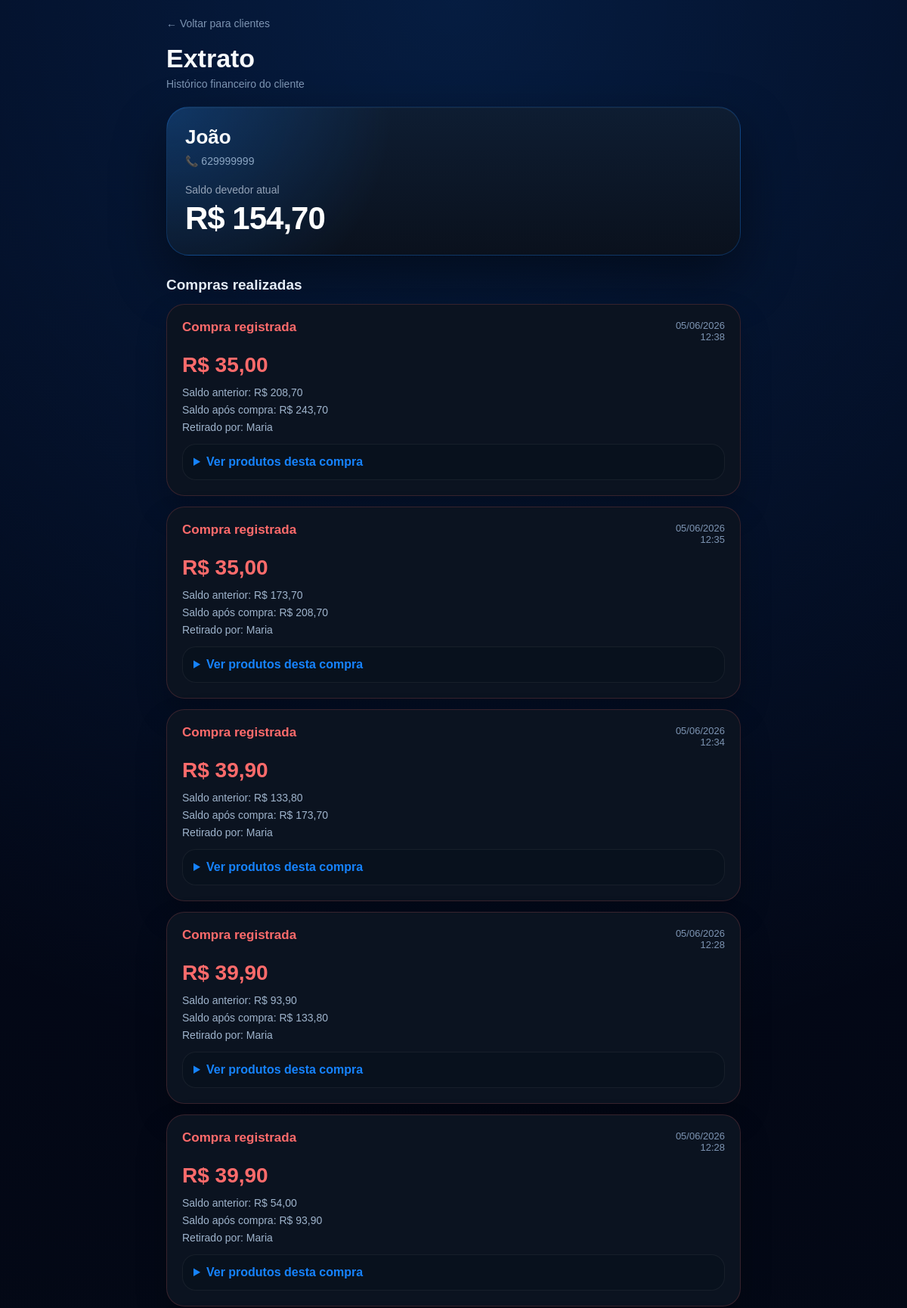
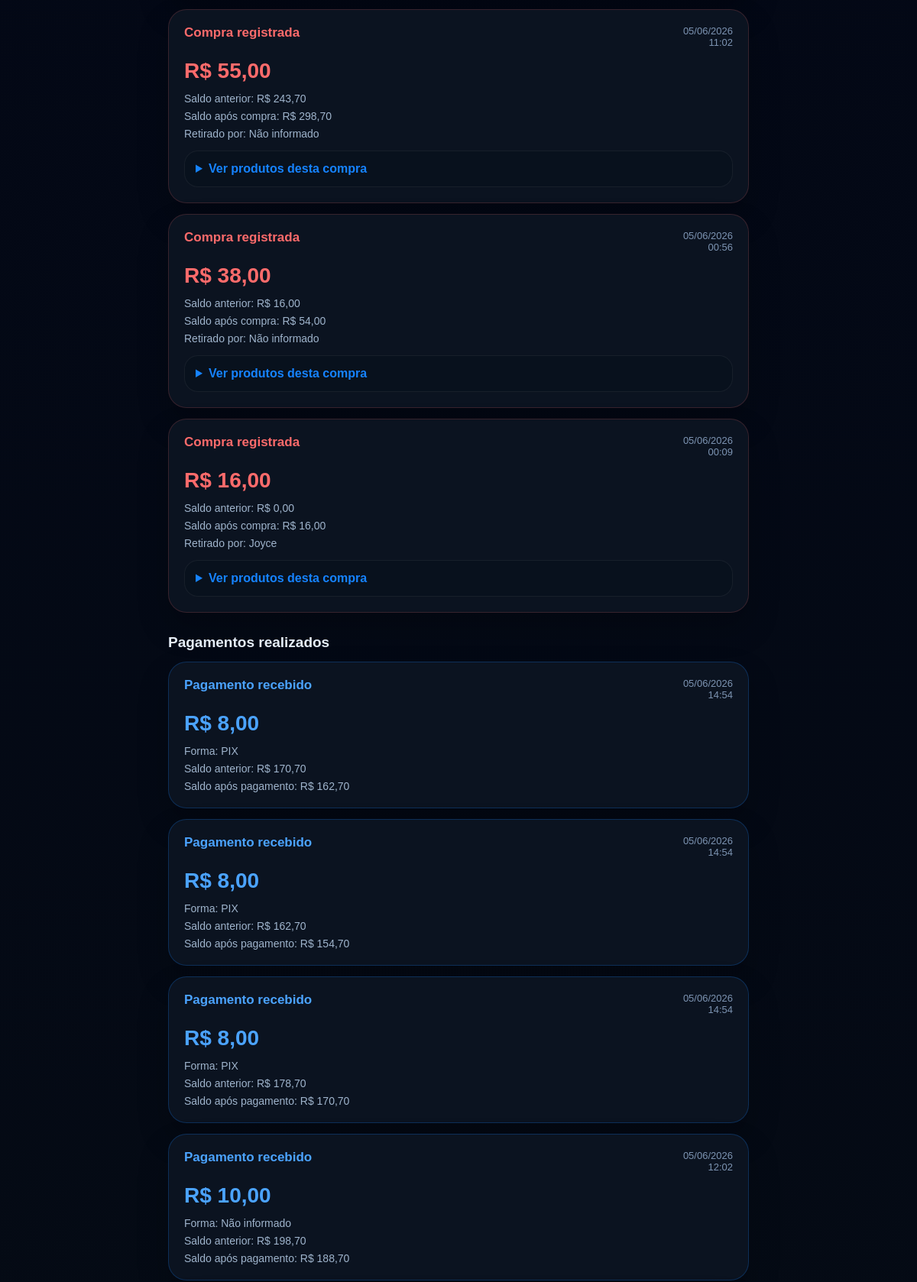
Screenshot of /clientes/1 (upper part) with the database file from the repository (2 pictures, top to bottom).
### tables this page shows
CREATE TABLE clientes (
    id INTEGER PRIMARY KEY AUTOINCREMENT,
    nome TEXT NOT NULL,
    telefone TEXT,
    saldo_fiado REAL DEFAULT 0,
    data_cadastro TEXT
);

CREATE TABLE fiados (
    id INTEGER PRIMARY KEY AUTOINCREMENT,
    venda_id INTEGER,
    cliente_id INTEGER,
    cliente_nome TEXT,
    telefone TEXT,
    retirado_por TEXT,
    valor_compra REAL,
    saldo_anterior REAL,
    saldo_atual REAL,
    data_hora TEXT,
    status TEXT DEFAULT 'ABERTO',
    FOREIGN KEY (venda_id) REFERENCES vendas(id),
    FOREIGN KEY (cliente_id) REFERENCES clientes(id)
);

CREATE TABLE pagamentos_fiado (
    id INTEGER PRIMARY KEY AUTOINCREMENT,
    cliente_id INTEGER NOT NULL,
    valor_pago REAL NOT NULL,
    saldo_anterior REAL NOT NULL,
    saldo_atual REAL NOT NULL,
    data_hora TEXT NOT NULL
, forma_pagamento TEXT);

### backend/app.py (the view)
@app.get("/clientes/{cliente_id}")
def extrato_cliente(request: Request, cliente_id: int):
    conexao = sqlite3.connect(BANCO)
    cursor = conexao.cursor()
    cursor.execute("""
        SELECT id, nome, telefone, saldo_fiado
        FROM clientes
        WHERE id = ?
    """, (cliente_id,))
    cliente = cursor.fetchone()
    cursor.execute("""
        SELECT id, venda_id, data_hora, valor_compra, saldo_anterior, saldo_atual, retirado_por
        FROM fiados
        WHERE cliente_id = ?
        ORDER BY data_hora DESC
    """, (cliente_id,))
    compras = cursor.fetchall()
    compras_com_itens = []
    for compra in compras:
        venda_id = compra[1]
        cursor.execute("""
            SELECT descricao, quantidade, preco_unitario, subtotal
            FROM itens_venda
            WHERE venda_id = ?
        """, (venda_id,))
        itens = cursor.fetchall()
        compras_com_itens.append({
            "compra": compra,
            "itens": itens
        })
    cursor.execute("""
        SELECT data_hora, valor_pago, saldo_anterior, saldo_atual, forma_pagamento
        FROM pagamentos_fiado
        WHERE cliente_id = ?
        ORDER BY data_hora DESC
    """, (cliente_id,))
    pagamentos = cursor.fetchall()
    conexao.close()
    return templates.TemplateResponse(
        request,
        "extrato_cliente.html",
        {
            "cliente": cliente,
            "compras": compras_com_itens,
            "pagamentos": pagamentos
        }
    )

### backend/templates/extrato_cliente.html (shortened to what this page needs)
<!DOCTYPE html>
<html lang="pt-BR">
<head>
</head>
<body>
<div class="container">
    <div class="header">
        <a class="voltar-topo" href="/clientes">
            ← Voltar para clientes
        </a>
        <h1>Extrato</h1>
        <div class="subtitulo">
            Histórico financeiro do cliente
        </div>
    </div>
    <div class="cliente-card">
        <div class="nome">
            {{ cliente[1] }}
        </div>
        <div class="telefone">
            📞 {{ cliente[2] or "Telefone não informado" }}
        </div>
        <div class="saldo-label">
            Saldo devedor atual
        </div>
        <div class="saldo">
            R$ {{ "%.2f"|format(cliente[3] or 0)|replace(".", ",") }}
        </div>
    </div>
    <div class="section-title">
        Compras realizadas
    </div>
    {% if compras %}
        {% for registro in compras %}
            {% set compra = registro.compra %}
            <div class="movimento compra">
                <div class="movimento-topo">
                    <div>
                        <div class="tipo compra">
                            Compra registrada
                        </div>
                    </div>
                    <div class="data">
                        {{ compra[2][8:10] }}/{{ compra[2][5:7] }}/{{ compra[2][0:4] }}
                        <br>
                        {{ compra[2][11:16] }}
                    </div>
                </div>
                <div class="valor compra">
                    R$ {{ "%.2f"|format(compra[3] or 0)|replace(".", ",") }}
                </div>
                <div class="linha">
                    Saldo anterior: R$ {{ "%.2f"|format(compra[4] or 0)|replace(".", ",") }}
                </div>
                <div class="linha">
                    Saldo após compra: R$ {{ "%.2f"|format(compra[5] or 0)|replace(".", ",") }}
                </div>
                <div class="linha">
                    Retirado por: {{ compra[6] or "Não informado" }}
                </div>
                <details>
                    <summary>Ver produtos desta compra</summary>
                </details>
            </div>
        {% endfor %}
    {% else %}
        <div class="empty">
            Nenhuma compra registrada.
        </div>
    {% endif %}
    <div class="section-title">
        Pagamentos realizados
    </div>
    {% if pagamentos %}
        {% for pagamento in pagamentos %}
            <div class="movimento pagamento">
                <div class="movimento-topo">
                    <div>
                        <div class="tipo pagamento">
                            Pagamento recebido
                        </div>
                    </div>
                    <div class="data">
                        {{ pagamento[0][8:10] }}/{{ pagamento[0][5:7] }}/{{ pagamento[0][0:4] }}
                        <br>
                        {{ pagamento[0][11:16] }}
                    </div>
                </div>
                <div class="valor pagamento">
                    R$ {{ "%.2f"|format(pagamento[1] or 0)|replace(".", ",") }}
                </div>
                <div class="linha">
                    Forma: {{ pagamento[4] or "Não informado" }}
                </div>
                <div class="linha">
                    Saldo anterior: R$ {{ "%.2f"|format(pagamento[2] or 0)|replace(".", ",") }}
                </div>
                <div class="linha">
                    Saldo após pagamento: R$ {{ "%.2f"|format(pagamento[3] or 0)|replace(".", ",") }}
                </div>
            </div>
        {% endfor %}
    {% else %}
        <div class="empty">
            Nenhum pagamento registrado.
        </div>
    {% endif %}
</div>
</body>
</html>

### backend/templates/extrato_cliente.html (style rules this page uses)
* { margin:0; padding:0; box-sizing:border-box; font-family:Arial, Helvetica, sans-serif; }
body { min-height:100vh; background: radial-gradient(circle at top, rgba(22,131,255,.18), transparent 35%), linear-gradient(180deg,#020617 0%,#050b14 100%); color:#f8fafc; padding:22px; }
.container { max-width:760px; margin:auto; padding-bottom:100px; }
.header { margin-bottom:22px; }
.voltar-topo { color:#7d94b2; text-decoration:none; font-size:14px; }
h1 { margin-top:18px; font-size:34px; font-weight:900; }
.subtitulo { margin-top:6px; color:#7d94b2; font-size:14px; }
.cliente-card { background: radial-gradient(circle at top left, rgba(22,131,255,.25), transparent 38%), linear-gradient(180deg,#0e1d32,#0a111d); border:1px solid rgba(22,131,255,.25); border-radius:30px; padding:24px; margin-bottom:24px; box-shadow: 0 30px 70px rgba(0,0,0,.45), inset 0 1px 0 rgba(255,255,255,.05); }
.nome { font-size:26px; font-weight:900; }
.telefone { margin-top:8px; color:#8aa4c1; font-size:14px; }
.saldo-label { margin-top:22px; color:#94a3b8; font-size:14px; }
.saldo { margin-top:6px; font-size:42px; font-weight:900; letter-spacing:-1px; color:#ffffff; }
.section-title { margin:28px 0 14px; font-size:19px; font-weight:900; color:#e5edf7; }
.movimento { background:#0b1320; border:1px solid rgba(255,255,255,.07); border-radius:24px; padding:20px; margin-bottom:14px; box-shadow: 0 20px 40px rgba(0,0,0,.22); }
.movimento.compra { border-color:rgba(255,107,107,.18); }
.movimento.pagamento { border-color:rgba(22,131,255,.25); }
.movimento-topo { display:flex; justify-content:space-between; align-items:flex-start; gap:12px; margin-bottom:14px; }
.tipo { font-size:17px; font-weight:900; }
.tipo.compra { color:#ff6b6b; }
.tipo.pagamento { color:#4ba3ff; }
.data { color:#7d94b2; font-size:13px; text-align:right; }
.valor { font-size:28px; font-weight:900; margin-bottom:12px; }
.valor.compra { color:#ff6b6b; }
.valor.pagamento { color:#4ba3ff; }
.linha { margin-top:7px; color:#9fb4cc; font-size:14px; }
details { margin-top:14px; background:#08111d; border:1px solid rgba(255,255,255,.06); padding:14px; border-radius:18px; }
summary { cursor:pointer; font-weight:800; color:#1683ff; }

### rows the page displays
clientes: nome "João", telefone "629999999", saldo_fiado "154,70"
fiados: data_hora "05", data_hora "06", data_hora "2026", data_hora "12:38", valor_compra "35,00", saldo_anterior "208,70", saldo_atual "243,70", retirado_por "Maria"
fiados: data_hora "05", data_hora "06", data_hora "2026", data_hora "12:35", valor_compra "35,00", saldo_anterior "173,70", saldo_atual "208,70", retirado_por "Maria"
fiados: data_hora "05", data_hora "06", data_hora "2026", data_hora "12:34", valor_compra "39,90", saldo_anterior "133,80", saldo_atual "173,70", retirado_por "Maria"
fiados: data_hora "05", data_hora "06", data_hora "2026", data_hora "12:28", valor_compra "39,90", saldo_anterior "93,90", saldo_atual "133,80", retirado_por "Maria"
fiados: data_hora "05", data_hora "06", data_hora "2026", data_hora "12:28", valor_compra "39,90", saldo_anterior "54,00", saldo_atual "93,90", retirado_por "Maria"
fiados: data_hora "05", data_hora "06", data_hora "2026", data_hora "11:02", valor_compra "55,00", saldo_anterior "243,70", saldo_atual "298,70", retirado_por "Não informado"
fiados: data_hora "05", data_hora "06", data_hora "2026", data_hora "00:56", valor_compra "38,00", saldo_anterior "16,00", saldo_atual "54,00", retirado_por "Não informado"
fiados: data_hora "05", data_hora "06", data_hora "2026", data_hora "00:09", valor_compra "16,00", saldo_anterior "0,00", saldo_atual "16,00", retirado_por "Joyce"
pagamentos_fiado: data_hora "05", data_hora "06", data_hora "2026", data_hora "14:54", valor_pago "8,00", forma_pagamento "PIX", saldo_anterior "170,70", saldo_atual "162,70"
pagamentos_fiado: data_hora "05", data_hora "06", data_hora "2026", data_hora "14:54", valor_pago "8,00", forma_pagamento "PIX", saldo_anterior "162,70", saldo_atual "154,70"
pagamentos_fiado: data_hora "05", data_hora "06", data_hora "2026", data_hora "14:54", valor_pago "8,00", forma_pagamento "PIX", saldo_anterior "178,70", saldo_atual "170,70"
pagamentos_fiado: data_hora "05", data_hora "06", data_hora "2026", data_hora "12:02", valor_pago "10,00", pagamento "Não informado", saldo_anterior "198,70", saldo_atual "188,70"
